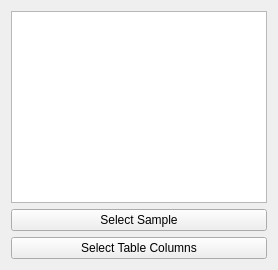
          <widget class="QWidget" name="subjects_tab">
           <attribute name="title">
            <string>Subject</string>
           </attribute>
           <attribute name="toolTip">
            <string>Select subject</string>
           </attribute>
           <layout class="QVBoxLayout" name="verticalLayout_6">
            <item>
             <widget class="QTableView" name="subjects_table">
              <property name="alternatingRowColors">
               <bool>true</bool>
              </property>
              <property name="selectionBehavior">
               <enum>QAbstractItemView::SelectRows</enum>
              </property>
              <property name="textElideMode">
               <enum>Qt::ElideRight</enum>
              </property>
              <property name="sortingEnabled">
               <bool>true</bool>
              </property>
              <attribute name="horizontalHeaderDefaultSectionSize">
               <number>50</number>
              </attribute>
              <attribute name="horizontalHeaderStretchLastSection">
               <bool>true</bool>
              </attribute>
              <attribute name="verticalHeaderVisible">
               <bool>false</bool>
              </attribute>
             </widget>
            </item>
            <item>
             <widget class="QPushButton" name="select_sample_button">
              <property name="enabled">
               <bool>true</bool>
              </property>
              <property name="text">
               <string>Select Sample</string>
              </property>
             </widget>
            </item>
            <item>
             <widget class="QPushButton" name="select_subject_table_vars">
              <property name="text">
               <string>Select Table Columns</string>
              </property>
             </widget>
            </item>
           </layout>
          </widget>
